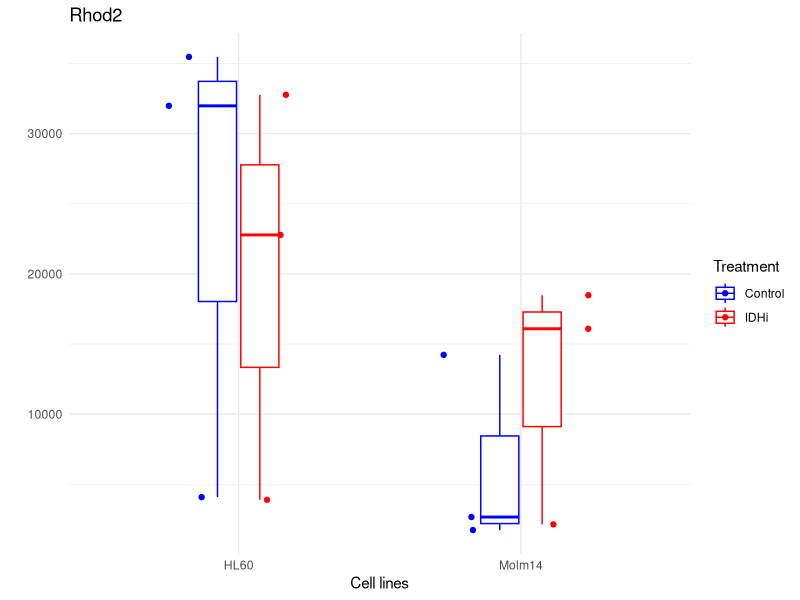
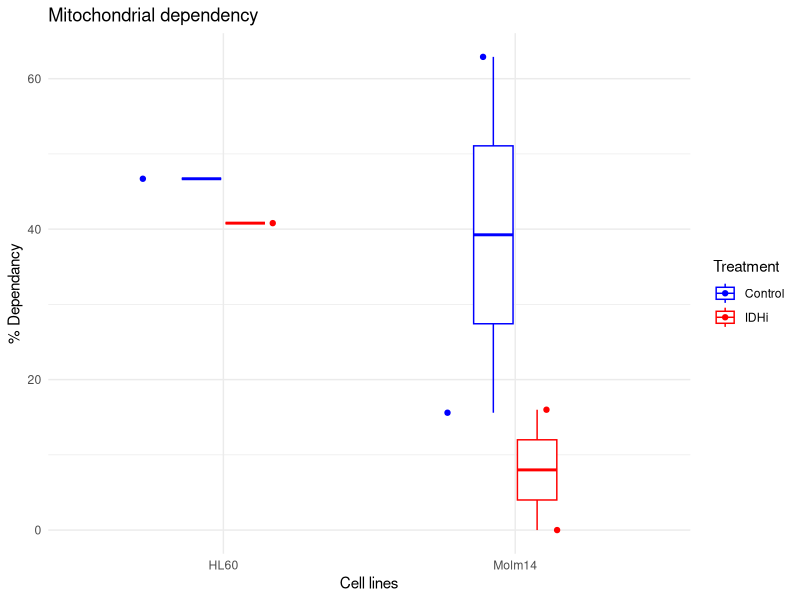
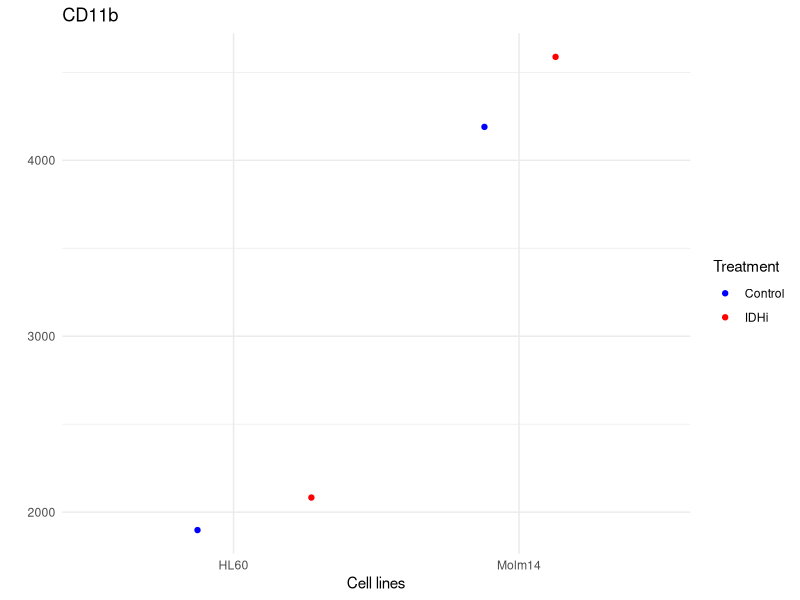
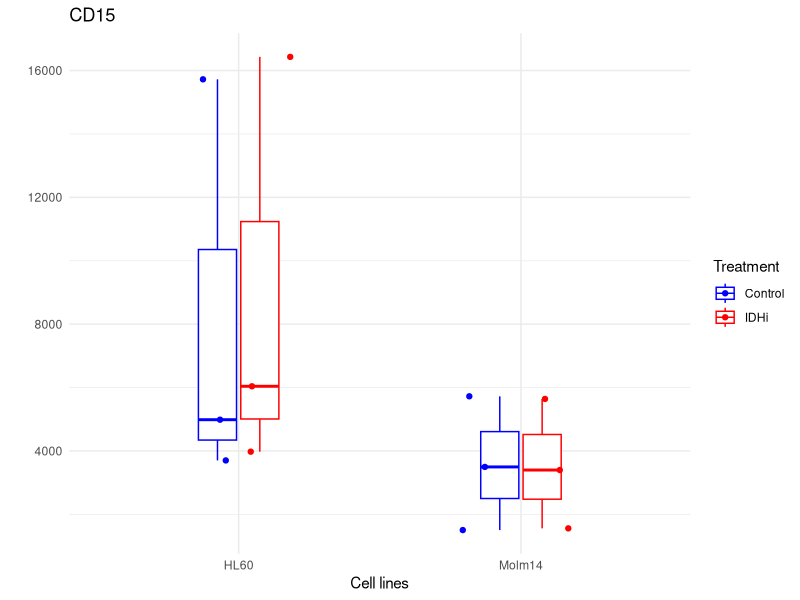
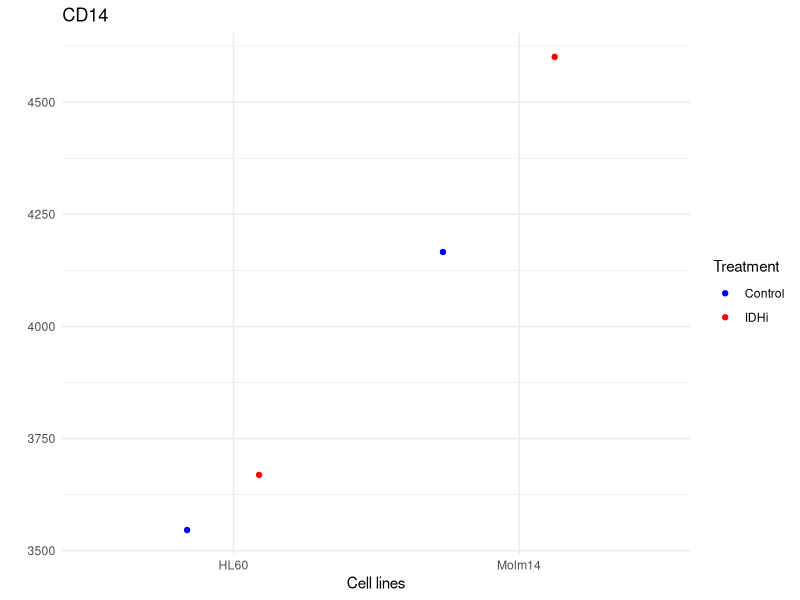
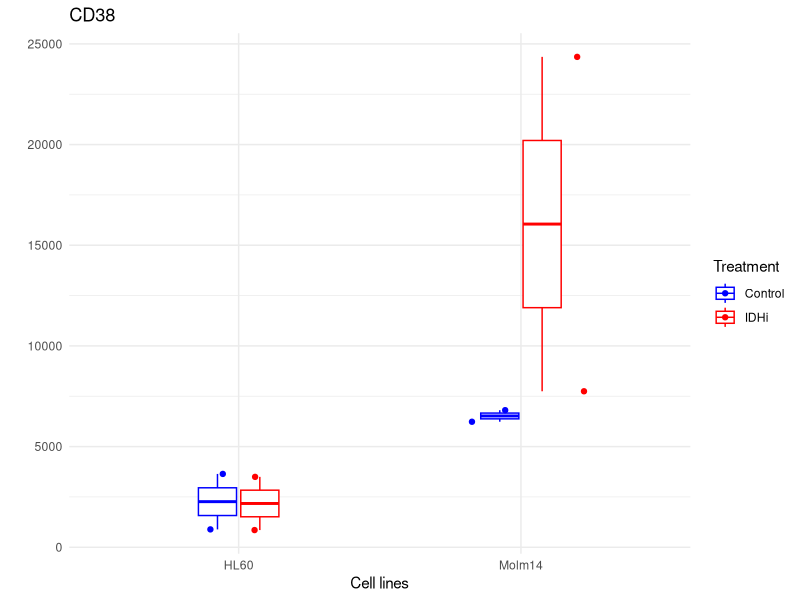

These figures' R source, in order:
## ---- chunk 1
library(ggplot2)
library(dplyr)

Diff_facs_analysis_replicat_1 <- read.csv("Data/Replicat 1/Diff_AGI.csv")
Rhod2_facs_analysis_replicat_1 <- read.csv("Data/Replicat 1/Rhod2_AGI.csv")
PpIX_facs_analysis_replicat_1 <- read.csv("Data/Replicat 1/PpIX_AGI_ALA_Basal.csv")
Scenith_analysis_replicat_1 <- read.csv("Data/Replicat 1/Scenith.csv")


Replicat2 <- read.csv("Data/Replicat 2/2021 12 14 - Rhod2 - M14R132, 56-11 AGI J+7.csv", nrows = 10, check.names = F, row.names = 1)[,-6]

Rhod2_df <- data.frame("Rhod2" = Replicat2$`Median Rhod2`[c(1:4)],
                       "Cell.line" = c(rep("56-11",2), rep("M14",2)),
                       "Treatment" = rep(c("AGI", "DMSO"), 2)) %>% 
  t() %>%
  data.frame() %>%
  rev() %>% 
  t() %>%
  data.frame() 

CD38_df <- data.frame("CD38" = Replicat2[c(1:4),"Median CD38"],
                      "Cell.line" = c(rep("56-11", 2), rep("M14", 2)),
                      "Treatment" = rep(c("AGI", "DMSO"), 2))

CD15_df <- data.frame("CD15" = Replicat2[c(1:4),"Median CD15"],
                      "Cell.line" = c(rep("56-11", 2), rep("M14", 2)),
                      "Treatment" = rep(c("AGI", "DMSO"), 2)
                      )

Scenith_replicat_2 <- data.frame("Cell.line" = c(rep("M14", 2), rep("56-11",2)),
                             "Mitochondrial_dependancy" = c(62.9, 16.0, 46.7, 40.8),
                             "Mitochondrial_signal" = c(199824.95, 251765.25, 557897, 450958.25),
                             "Treatment" = rep(c("DMSO", "AGI"), 2)
                             )

## ---- chunk 2
Rhod2_total_df <- data.frame(Rhod2 = as.numeric(c(Rhod2_facs_analysis_replicat_1$Rhod2, as.numeric(Replicat2$`Median Rhod2`[c(1:4)]), 4084,3896, 1737, 2140)),
                             Cell_line = c(rep("Molm14" ,2), rep("HL60", 4), rep("Molm14", 2), rep("HL60", 2), rep("Molm14", 2)), 
                             Treatment = c(rep(c("Control", "IDHi"), 2), rep(c("IDHi", "Control"), 2), rep(c("Control", "IDHi"), 2))
)

Scenith_total_df <- data.frame(Mito_dep = c(Scenith_analysis_replicat_1$Mito_dependency, Scenith_replicat_2$Mitochondrial_dependancy),
                               Cell_line = c(rep("Molm14", 4), rep("HL60", 2)),
                               Treatment = rep(c("Control", "IDHi"))
                               
)

Diff_facs_analysis_replicat_1 <- Diff_facs_analysis_replicat_1[c(1:4),]
Diff_facs_analysis_replicat_1$Cell.line <- c(rep("Molm14", 2), rep("HL60", 2))
Diff_facs_analysis_replicat_1$Treatment <- rep(c("Control", "IDHi"),2)

cd15 <- data.frame(cd15 = as.numeric(c(Diff_facs_analysis_replicat_1$CD15_APC_A, CD15_df$CD15, 4986,3977,1504,1558)), 
                   Cell_line = c(Diff_facs_analysis_replicat_1$Cell.line, rep(c(rep("HL60", 2), rep("Molm14", 2)), 2)),
                   Treatment = c(Diff_facs_analysis_replicat_1$Treatment, rep(c("IDHi", "Control"), 2), rep(c("Control", "IDHi"), 2))
)

cd38 <- data.frame(cd38 = as.numeric(c(Replicat2[c(1:4),4], 887, 853, 6233,7747)), 
                   Cell_line = rep(c(rep("HL60", 2), rep("Molm14", 2)), 2),
                   Treatment = c(rep(c("IDHi", "Control"),2), rep(c("Control", "IDHi"),2))
)

## ---- chunk 3
ggplot(data=Rhod2_total_df, aes(x = Cell_line, y = Rhod2, color = factor(Treatment, levels = c("Control", "IDHi")))) +
  scale_color_manual(values=c("#0000FF", "#FF0000"), limits=c("Control", "IDHi")) +
  geom_boxplot(width = 0.3) + 
  geom_jitter(position = position_jitterdodge()) +
  labs(color = "Treatment", title = "Rhod2", x = "Cell lines", y ="")+
  theme_minimal()
## ---- chunk 4
ggplot(data=Scenith_total_df, aes(x = Cell_line, y = Mito_dep, color = factor(Treatment, levels = c("Control", "IDHi")))) +
  scale_color_manual(values=c("#0000FF", "#FF0000"), limits=c("Control", "IDHi")) +
  geom_boxplot(width = 0.3) + 
  geom_jitter(position = position_jitterdodge()) +
  labs(color = "Treatment", title = "Mitochondrial dependency", x = "Cell lines", y = "% Dependancy")+
  theme_minimal()
## ---- chunk 5
ggplot(data=Diff_facs_analysis_replicat_1, aes(x = Cell.line, y = CD11b_PE_A, color = factor(Treatment, levels = c("Control", "IDHi")))) +
  scale_color_manual(values=c("#0000FF", "#FF0000"), limits=c("Control", "IDHi")) +
  geom_jitter(position = position_jitterdodge()) +
  labs(color = "Treatment", title = "CD11b", x = "Cell lines", y = "")+
  theme_minimal()
## ---- chunk 6
ggplot(data=cd15, aes(x = Cell_line, y = cd15, color = factor(Treatment, levels = c("Control", "IDHi")))) +
  scale_color_manual(values=c("#0000FF", "#FF0000"), limits=c("Control", "IDHi")) +
  geom_boxplot(width = 0.3) + 
  geom_jitter(position = position_jitterdodge(dodge.width = 0.5)) +
  labs(color = "Treatment", title = "CD15", x = "Cell lines", y = "")+
  theme_minimal()
## ---- chunk 7
ggplot(data=Diff_facs_analysis_replicat_1, aes(x = Cell.line, y = CD14.APC__A700_A, color = factor(Treatment, levels = c("Control", "IDHi")))) +
  scale_color_manual(values=c("#0000FF", "#FF0000"), limits=c("Control", "IDHi")) +
  geom_jitter(position = position_jitterdodge()) +
  labs(color = "Treatment", title = "CD14", x = "Cell lines", y = "")+
  theme_minimal()
## ---- chunk 8
ggplot(data=cd38, aes(x = Cell_line, y = cd38, color = factor(Treatment, levels = c("Control", "IDHi")))) +
  scale_color_manual(values=c("#0000FF", "#FF0000"), limits=c("Control", "IDHi")) +
  geom_boxplot(width = 0.3) + 
  geom_jitter(position = position_jitterdodge(dodge.width = 0.5)) +
  labs(color = "Treatment", title = "CD38", x = "Cell lines", y = "")+
  theme_minimal()
